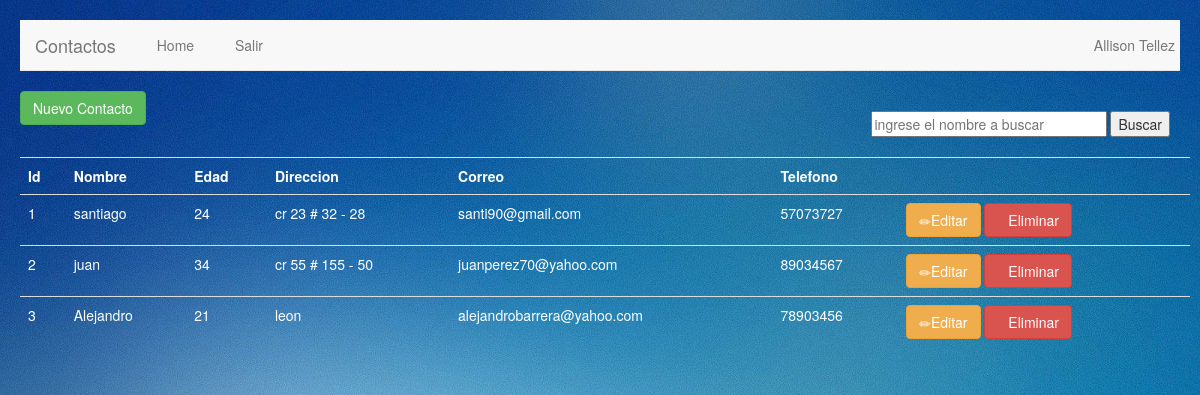
Page /listar.php (signed in) on the committed database.
### tables this page shows
CREATE TABLE `contactos` (
  `id` int(11) NOT NULL AUTO_INCREMENT,
  `nombre` varchar(30) NOT NULL,
  `edad` int(3) NOT NULL,
  `direccion` varchar(30) NOT NULL,
  `correo` varchar(30) NOT NULL,
  `telefono` varchar(8) NOT NULL,
  PRIMARY KEY (`id`)
);

### listar.php (the view, shortened to what this page needs)
<?php
	if(isset($_SESSION['nombreusu']))
	{
?>
<!DOCTYPE html>
<html lang="en">
<head>
	<link rel="stylesheet" href="css/bootstrap.min.css">
	<link rel="stylesheet" href="css/estilo3.css">
</head>
<body>
	<header>
		<nav class="navbar navbar-default navbar-static-top" role="navigation">
			<div class="container">
				<div class="navbar-header">
					<a href="#" class="navbar-brand">Contactos</a>
				</div>
				<div class="collapse navbar-collapse" id="navegacion-fm">
					<ul class="nav navbar-nav">
						<li><a href="#"><span class="glyphicon glyphicon-home"></span>Home</a></li>
						<li><a href="cerrar.php"><span class="glyphicon glyphicon-remove"></span>Salir</a></li>
					</ul>
					<ul class="nav navbar-nav navbar-right">
						<?php
							echo "<li><a href='#'><span class='glyphicon glyphicon-user'></span> ".$_SESSION['nombreusu']."</a></li>";
						?>
				    </ul>
				</div>
			</div>
		</nav>
	</header>
	<div class="container">
		<div class="row">
			<a class="btn btn-success" data-toggle="modal" data-target="#nuevoUsu">Nuevo Contacto</a>
			<div style="float:right">
			<form action="busqueda.php" method="post">
			<div class="form-group" >
			<td><input type="text" name="buscar" size="28" placeholder="ingrese el nombre a buscar" maxlength="45" required=""></input>
			<input type="submit" name="buscar1"  value="Buscar"></input></td>
			</div>
			</div>
			<table class='table'>
				<tr>
				<th>Id</th><th>Nombre</th><th>Edad</th><th>Direccion</th><th>Correo</th><th>Telefono</th><th><span class='glyphicon glyphicon-wrench'></span></th>
				</tr>
<?php
			$mysqli = new mysqli("localhost", "root", "1234", "agenda");
			$consulta= "SELECT * FROM contactos";
			if ($resultado = $mysqli->query($consulta))
			{
				while ($fila = $resultado->fetch_row())
				{
					echo "<tr>";
					echo "<td>$fila[0]</td><td>$fila[1]</td><td>$fila[2]</td><td>$fila[3]</td><td>$fila[4]</td><td>$fila[5]</td>";
					echo"<td>";
				    echo "<a data-toggle='modal' data-target='#editUsu' data-id='" .$fila[0] ."' data-nombre='" .$fila[1] ."' data-edad='" .$fila[2] ."' data-direccion='" .$fila[3] ."' data-correo='" .$fila[4]."' data-direccion='" .$fila[5]."' class='btn btn-warning'><span class='glyphicon glyphicon-pencil'></span>Editar</a> ";
					echo "<a class='btn btn-danger' href='elimina.php?id=" .$fila[0] ."'><span class='glyphicon glyphicon-remove'></span>Eliminar</a>";
					echo "</td>";
					echo "</tr>";
				}
			}
?>
	        </table>
		</div>
	</div>
</body>
</html>
<?php
	}
	else
	{
		?>
		 <META HTTP-EQUIV="Refresh" CONTENT="0; URL=index.php">
		 <?php
	}
?>

### css/estilo3.css (style rules this page uses)
.form-group { margin: auto; width: 100%; max-width: 100%; padding: 20px; border-radius: 10px; }
body { margin: auto; width: 100%; background-image: url("../img/fondo6.jpg"); max-width: 100%; padding: 20px; border-radius: 10px; }
th { color: white; }
table { color: white; }

### rows in the picture
contactos: id "1", nombre "santiago", edad "24", direccion "cr 23 # 32 - 28", correo "santi90@gmail.com", telefono "57073727"
contactos: id "2", nombre "juan", edad "34", direccion "cr 55 # 155 - 50", correo "juanperez70@yahoo.com", telefono "89034567"
contactos: id "3", nombre "Alejandro", edad "21", direccion "leon", correo "alejandrobarrera@yahoo.com", telefono "78903456"

### other values in the picture
$_SESSION['nombreusu'] "Allison Tellez"
